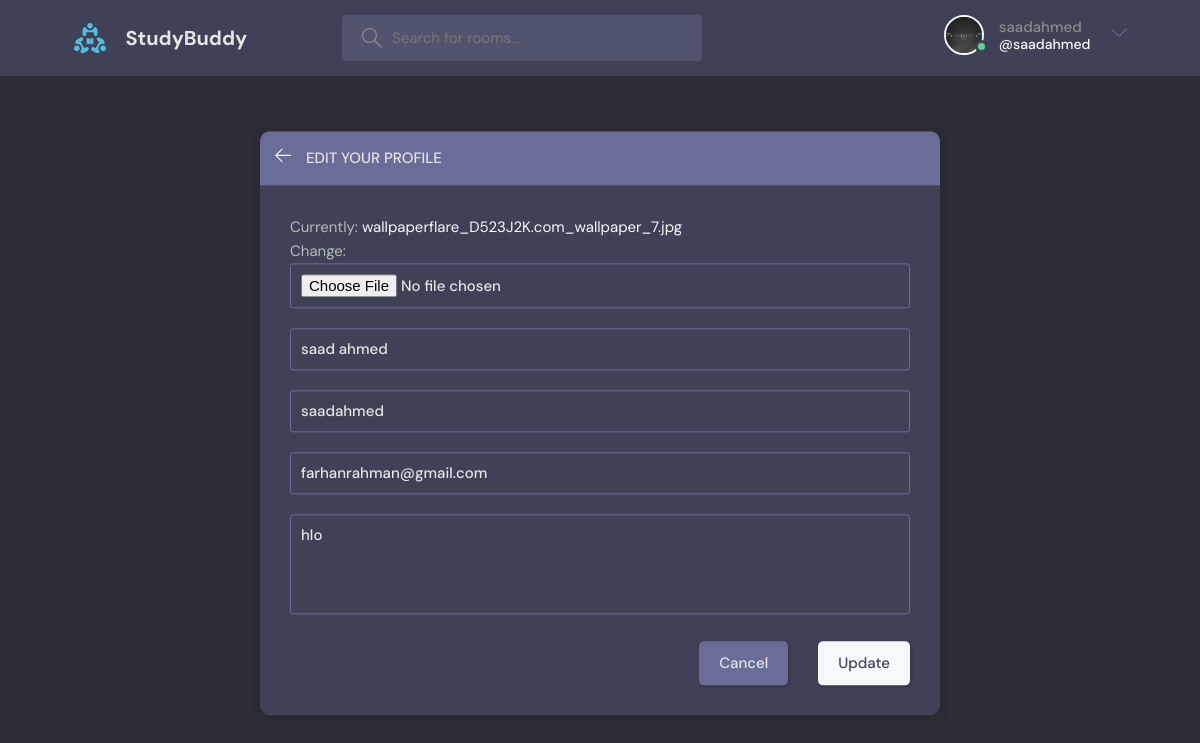
/update-user/ (signed in), run on the app's committed database.
### user/models.py (models this page shows)
class User(AbstractUser):
    name=models.CharField(null=True, max_length=250)
    email=models.EmailField(unique=True,null=True)
    bio=models.TextField(blank=True)
    avater =models.ImageField(null=True, default='avatar.svg')

### user/views.py (the view)
# urls.py: path('update-user/',views.updateUser, name="update-user"),
@login_required (login_url='login')
def updateUser (request):
    user =request.user
    form=UserForm(instance=user)
    if request.method == 'POST':
        form =UserForm (request.POST,request.FILES, instance=user) # Request.files ar maddome image upadte kora hoilo aita bar frntend setup kora hoica enctyple=multitype
        if form.is_valid():
            form.save()
            return redirect ('user-profile', pk=user.id)
    return render (request, 'base/update-user.html', {'form':form} )

### user/forms.py
class UserForm (ModelForm):
    class Meta:
        model=User
        fields=['avater','name','username','email','bio']

### templates/base/update-user.html (shortened to what this page needs)
{% extends 'base/main.html' %}
{% block content%}
    <main class="update-account layout">
        <div class="container">
            <div class="layout__box">
                <div class="layout__boxHeader">
                    <div class="layout__boxTitle">
                        <a href="profile.html">
                            <svg version="1.1" xmlns="http://www.w3.org/2000/svg" width="32" height="32"
                                viewBox="0 0 32 32">
                                <title>arrow-left</title>
                                <path
                                    d="M13.723 2.286l-13.723 13.714 13.719 13.714 1.616-1.611-10.96-10.96h27.625v-2.286h-27.625l10.965-10.965-1.616-1.607z">
                                </path>
                            </svg>
                        </a>
                        <h3>Edit your profile</h3>
                    </div>
                </div>
                <div class="layout__body">
                    <form class="form" action="" method='POST' enctype='multipart/form-data'>
                       {% for field in form%}
                        <div class="form__group">
                            {{field}}
                        </div>
                        {% endfor%}
                        <div class="form__action">
                            <a class="btn btn--dark" href="index.html">Cancel</a>
                            <button class="btn btn--main" type="submit">Update</button>
                        </div>
                    </form>
                </div>
            </div>
        </div>
    </main>
  {% endblock content %}

### templates/base/navbar.html (shortened to what this page needs)
{% load static %}
<header class="header header--loggedIn">
    <div class="container">
      <a href="/" class="header__logo">
        <img src="{% static 'images/logo.svg' %}" />
        <h1>StudyBuddy</h1>
      </a>
      <form class="header__search" method="GET" action="{% url 'home' %}">
        <label>
          <input name='q'placeholder="Search for rooms..." />
        </label>
      </form>
      <nav class="header__menu">
        <div class="header__user">
          <a href="{%url 'user-profile' user.id%}">
            <div class="avatar avatar--medium active">
              <img src="{{user.avater.url}}" />
            </div>
            <p>{{user}} <span>@{{user}}</span></p>
          </a>
          <button class="dropdown-button">
            <svg version="1.1" xmlns="http://www.w3.org/2000/svg" width="32" height="32" viewBox="0 0 32 32">
              <title>chevron-down</title>
              <path d="M16 21l-13-13h-3l16 16 16-16h-3l-13 13z"></path>
            </svg>
          </button>
        </div>
      </nav>
    </div>
  </header>

### data on the page
User: avater (picture), username "saadahmed", form "saad ahmed" "saadahmed" "farhanrahman@gmail.com" "hlo"
